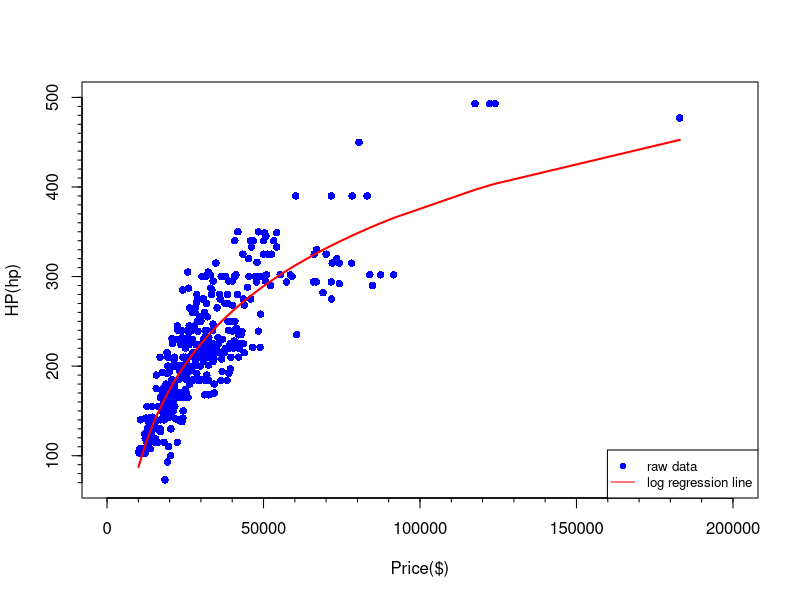
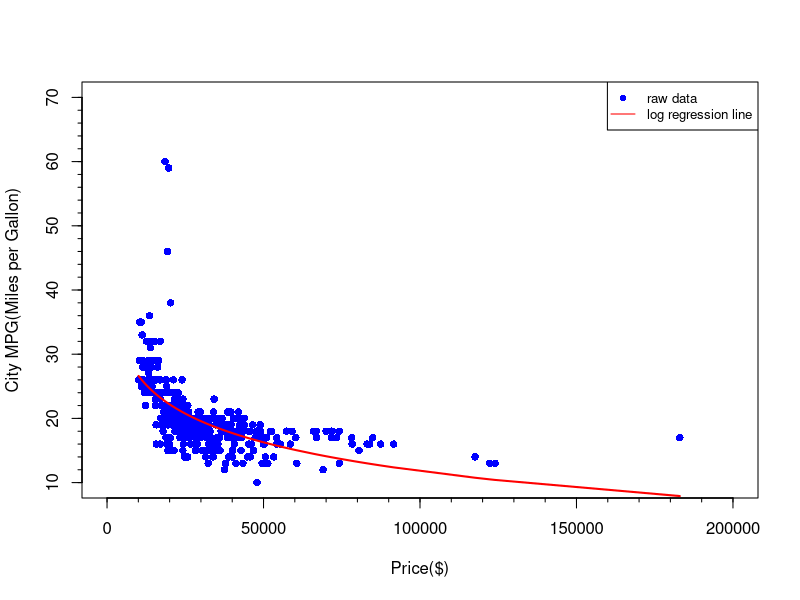
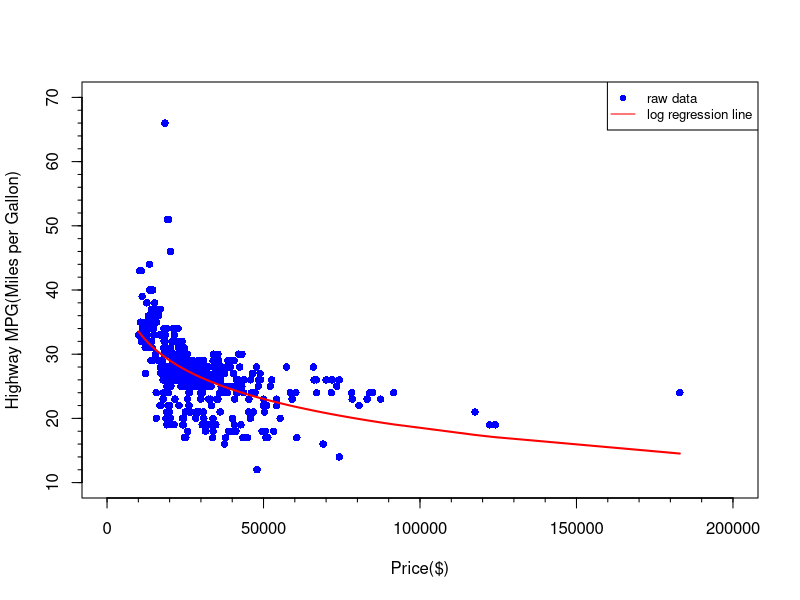

Recreate these plots in R, in order.
## ---- chunk 1
knitr::opts_chunk$set(echo = TRUE)
## ---- chunk 2
res = read.csv(file="04cars.csv", header=T)
retail_price = as.array(res[,10])
dealer_price = as.array(res[,11])
avg_price = (retail_price + dealer_price)/2
hp = as.array(res[,14])
city_mpg = as.array(res[,15])
hwy_mpg = as.array(res[,16])
## ---- chunk 3
#Plot the graph
x = as.numeric(avg_price)
y = as.numeric(hp)
plot(x, y, xlab = "Price($)", ylab = "HP(hp)", col = "blue", pch = 16, xlim = c(0,200000),ylim = c(70,500))
axis(side = 1, at = seq(0,200000, by = 10000),labels = FALSE, tcl = -0.2)
axis(side = 2, at = seq(70,500, by = 10),labels = FALSE, tcl = -0.2)

#Add the regression line on the graph
model = lm(y ~ log(x))
y = predict(model, newdata = list(x))
matlines(x, y, lwd = 2, col = "red")

#Add the legend on the graph
legend("bottomright",legend = c("raw data", "log regression line"), col = c("blue", "red"), cex = 0.8, lty = c(NA, 1), pch = c(16, NA))
## ---- chunk 4
#Plot the graph
x = as.numeric(avg_price)
y = as.numeric(city_mpg)
plot(x, y, xlab = "Price($)", ylab = "City MPG(Miles per Gallon)", col = "blue", pch = 16, xlim = c(0,200000) , ylim = c(10,70))
axis(side = 1, at = seq(0,200000, by = 10000),labels = FALSE, tcl = -0.2)
axis(side = 2, at = seq(10,70, by = 2),labels = FALSE, tcl = -0.2)

#Add the regression line on the graph
model = lm(y ~ log(x))
y = predict(model, newdata = list(x))
matlines(x, y, lwd = 2, col = "red")

#Add the legend on the graph
legend("topright",legend = c("raw data", "log regression line"), col = c("blue", "red"), cex = 0.8, lty = c(NA, 1), pch = c(16, NA))
## ---- chunk 5
#Plot the graph
x = as.numeric(avg_price)
y = as.numeric(hwy_mpg)
plot(x, y, xlab = "Price($)", ylab = "Highway MPG(Miles per Gallon)", col = "blue", pch = 16, xlim = c(0,200000) , ylim = c(10,70))
axis(side = 1, at = seq(0,200000, by = 10000), labels = FALSE, tcl = -0.2)
axis(side = 2, at = seq(10,70, by = 2), labels = FALSE, tcl = -0.2)

#Add the regression line on the graph
model = lm(y ~ log(x))
y = predict(model, newdata = list(x))
matlines(x, y, lwd = 2, col = "red")

#Add the legend on the graph
legend("topright",legend = c("raw data", "log regression line"), col = c("blue", "red"), cex = 0.8, lty = c(NA, 1), pch = c(16, NA))
